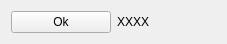
<?xml version="1.0" encoding="UTF-8"?>
<ui version="4.0">
 <class>Widget</class>
 <widget class="QWidget" name="Widget">
  <property name="geometry">
   <rect>
    <x>0</x>
    <y>0</y>
    <width>227</width>
    <height>41</height>
   </rect>
  </property>
  <property name="windowTitle">
   <string>Widget</string>
  </property>
  <layout class="QHBoxLayout" name="horizontalLayout">
   <item>
    <widget class="QPushButton" name="pushButton">
     <property name="text">
      <string>Ok</string>
     </property>
    </widget>
   </item>
   <item>
    <widget class="QLabel" name="Resultado">
     <property name="text">
      <string>XXXX</string>
     </property>
    </widget>
   </item>
  </layout>
 </widget>
 <layoutdefault spacing="6" margin="11"/>
 <resources/>
 <connections/>
</ui>
